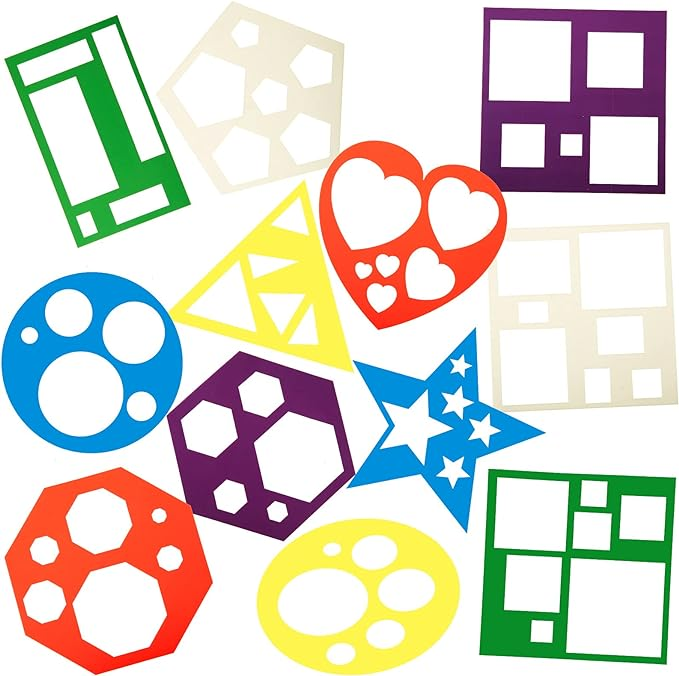
#> input picture sample1.jpg, 679 x 676 px
$ python test.py
#> lines starting #> are read from the running program, lines starting #| are printed output that depends on the picture; after the words box and inside, x2 and y2 are one past the last pixel; in counts of white or black regions, pixels touching at a corner belong together
import cv2
import numpy as np

# 8ビット1チャンネルのグレースケールとして画像を読み込む
img = cv2.imread("sample1.jpg", cv2.IMREAD_GRAYSCALE)[10:-10, 10:-10]
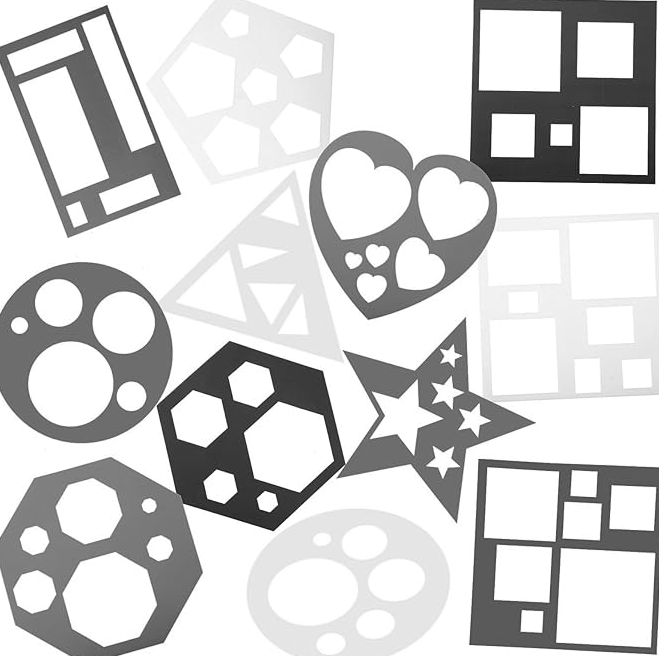
#> img: shape (656, 659); min 1, max 255, mean 210.2
ret, img = cv2.threshold(img, 150, 255, cv2.THRESH_BINARY)
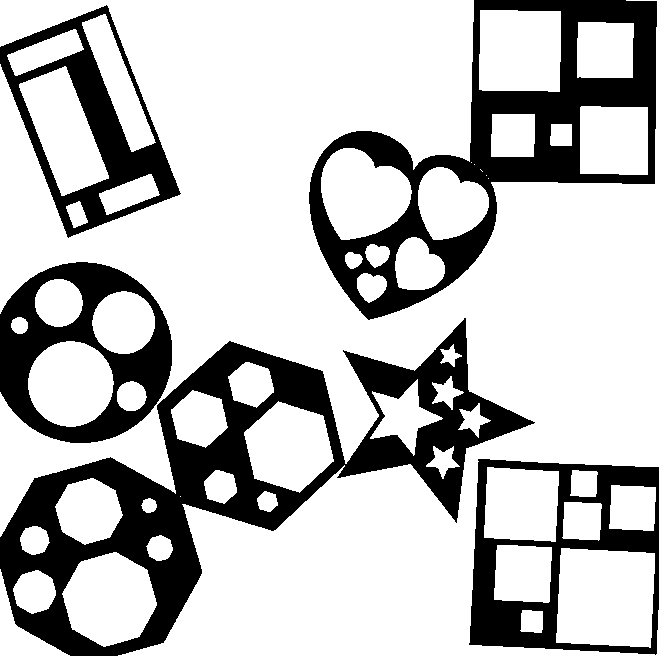
#> img: shape (656, 659); 74.5% white; 5 black regions

contours, hierarchy = cv2.findContours(
    img,
    cv2.RETR_LIST,      # 一番外側の輪郭のみを取得する
    cv2.CHAIN_APPROX_NONE   # 輪郭座標の省略なし
    )
#> contours = 52 contours, 6 with area under 20; largest, box (x1, y1, x2, y2) and area: (0, 0, 659, 656) 213822, (556, 548, 655, 648) 8806, (62, 552, 157, 647) 6388, (479, 10, 561, 92) 6374, (19, 66, 109, 196) 6016

# 画像表示用に入力画像をカラーデータに変換する
img_disp = cv2.cvtColor(img, cv2.COLOR_GRAY2BGR)
#> img_disp: shape (656, 659, 3); 74.5% white; 5 black regions, box (x1, y1, x2, y2) and area: (0, 318, 535, 656) 44062, (309, 0, 657, 320) 28757, (0, 262, 172, 443) 13662, (469, 459, 659, 655) 12669, (0, 5, 181, 238) 11175

# 輪郭の点の描画
for i, contour in enumerate(contours):
    # 輪郭を描画
    cv2.drawContours(img_disp, contours, i, (255, 0, 0), 2)

    # 傾いていない外接する矩形領域
    x,y,w,h = cv2.boundingRect(contour)
    cv2.rectangle(img_disp,(x,y),(x+w-1,y+h-1),(0,255,0),2)

    # 傾いた外接する矩形領域
    rect = cv2.minAreaRect(contour)
    box = cv2.boxPoints(rect)
    print(rect, box)
    box = np.intp(box)
    cv2.drawContours(img_disp,[box],0,(0,0,255), 2)
#> this loop made 52 passes
#> (x, y, w, h, rect, box) on passes 1 to 6: (520, 610, 23, 23, ((531.5, 620.9), (21.79, 21.9), -86.63), [[541, 632], [519, 631], [521, 609], [543, 610]]), (13, 570, 43, 44, ((34.2, 591.4), (41.18, 40.68), -60.26), [[41, 619], [6, 599], [26, 563], [62, 583]]), (0, 569, 70, 87, ((34.5, 612), (86, 69), -90), [[69, 655], [0, 655], [0, 569], [69, 569]]), (62, 552, 95, 95, ((109.2, 598.9), (88.82, 88.58), -60.75), [[126, 659], [48, 616], [92, 538], [169, 581]]), (556, 548, 99, 100, ((605.4, 597.3), (94.84, 95.08), -87.09), [[650, 647], [555, 642], [560, 547], [655, 552]]), (494, 545, 58, 58, ((522.6, 573.1), (55.67, 55.59), -87.21), [[548, 602], [493, 599], [496, 543], [551, 546]])
#> (contour, x, y, w, h, rect, box) on pass 39: ([[480, 169], [481, 170], [482, 171], [481, 170]], 480, 169, 3, 3, ((481, 170), (0, 2.83), -45), [[482, 171], [480, 169], [480, 169], [482, 171]])
#> (printed output is left out)
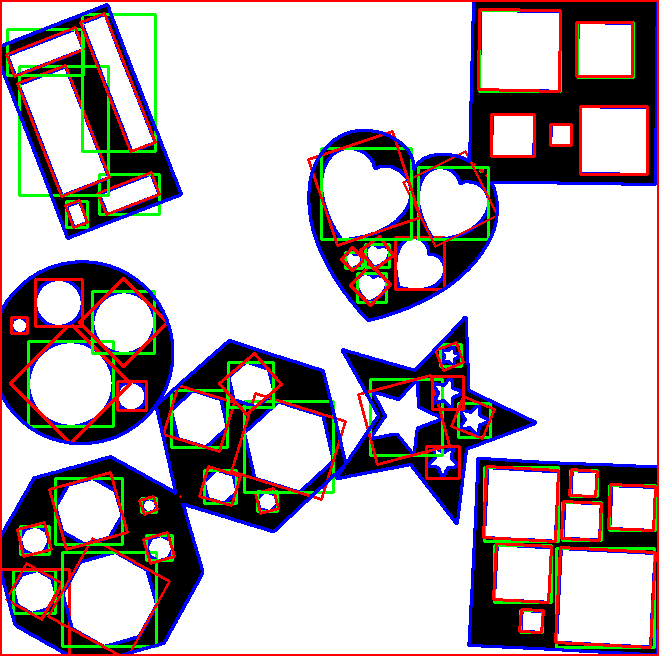
#> img_disp: shape (656, 659, 3); mean B, G, R 185.5, 179.4, 188

# 画像の表示
cv2.imshow("Image", img_disp)

# キー入力待ち(ここで画像が表示される)
cv2.waitKey()
